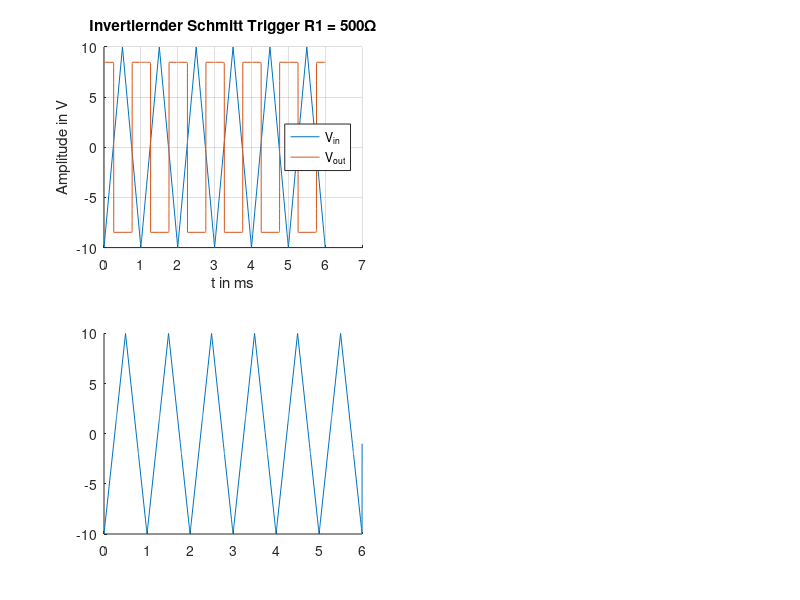

This chart was generated by the following MATLAB code: (Note: this script raises an error after producing the figure.)
clear all 
close all
clc

%% Einlesen der Rohdaten

inv_R500 = fopen('triangle_input_inv_R500.txt','r');
heading_inv_R500 = textscan(inv_R500,'%s %s %s',1);
fgetl(inv_R500);
data_1 = textscan(inv_R500,'%n %n %n');
fclose(inv_R500); 

inv_R2500 = fopen('triangle_input_inv_R2500.txt','r');
heading_inv_R2500 = textscan(inv_R2500,'%s %s %s',1);
fgetl(inv_R2500);
data_2 = textscan(inv_R2500,'%n %n %n');
fclose(inv_R2500); 

noninv_R500 = fopen('triangle_input_noninv_R500.txt','r');
heading_noninv_R500 = textscan(noninv_R500,'%s %s %s',1);
fgetl(noninv_R500);
data_3 = textscan(noninv_R500,'%n %n %n');
fclose(noninv_R500); 

noninv_R2500 = fopen('triangle_input_noninv_R2500.txt','r');
heading_noninv_R2500 = textscan(noninv_R2500,'%s %s %s',1);
fgetl(noninv_R2500);
data_4 = textscan(noninv_R2500,'%n %n %n');
fclose(noninv_R2500); 

%% Anlegen der Matrizen
time_inv_R500 = cell2mat(data_1(1)).*1e3;
V_in_inv_R500 = cell2mat(data_1(2));
V_out_inv_R500 = cell2mat(data_1(3));

time_inv_R2500 = cell2mat(data_2(1)).*1e3;
V_in_inv_R2500 = cell2mat(data_2(2));
V_out_inv_R2500 = cell2mat(data_2(3));

time_noninv_R500 = cell2mat(data_3(1)).*1e3;
V_in_noninv_R500 = cell2mat(data_3(2));
V_out_noninv_R500 = cell2mat(data_3(3));

time_noninv_R2500 = cell2mat(data_4(1)).*1e3;
V_in_noninv_R2500 = cell2mat(data_4(2));
V_out_noninv_R2500 = cell2mat(data_4(3));

%% Plot der Ergebnisse

figure(1)
subplot(221)
hold all
plot(time_inv_R500, V_in_inv_R500)
plot(time_inv_R500, V_out_inv_R500)
title('Invertiernder Schmitt Trigger R1 = 500\Omega')
xlabel('t in ms')
ylabel('Amplitude in V')
legend('V_{in}', 'V_{out}')
legend('Location','east')
xlim([0 7])
grid;

figure(1)
subplot(223)
hold all
plot(time_inv_R2500(1:487), V_in_inv_R2500(1:487))
plot(time_inv_R2500(1:487), V_out_inv_R2500)
title('Invertiernder Schmitt Trigger R1 = 2500\Omega')
xlabel('t in ms')
ylabel('Amplitude in V')
legend('V_{in}', 'V_{out}')
legend('Location','east')
xlim([0 7])
grid;

figure(1)
subplot(222)
hold all
plot(time_noninv_R500, V_in_noninv_R500)
plot(time_noninv_R500, V_out_noninv_R500)
title('Nicht Invertiernder Schmitt Trigger R1 = 500\Omega')
xlabel('t in ms')
ylabel('Amplitude in V')
legend('V_{in}', 'V_{out}')
legend('Location','east')
xlim([0 7])
grid;

figure(1)
subplot(224)
hold all
plot(time_noninv_R2500, V_in_noninv_R2500)
plot(time_noninv_R2500, V_out_noninv_R2500)
title('Nicht Invertiernder Schmitt Trigger R1 = 2500\Omega')
xlabel('t in ms')
ylabel('Amplitude in V')
legend('V_{in}', 'V_{out}')
legend('Location','east')
xlim([0 7])
grid;



